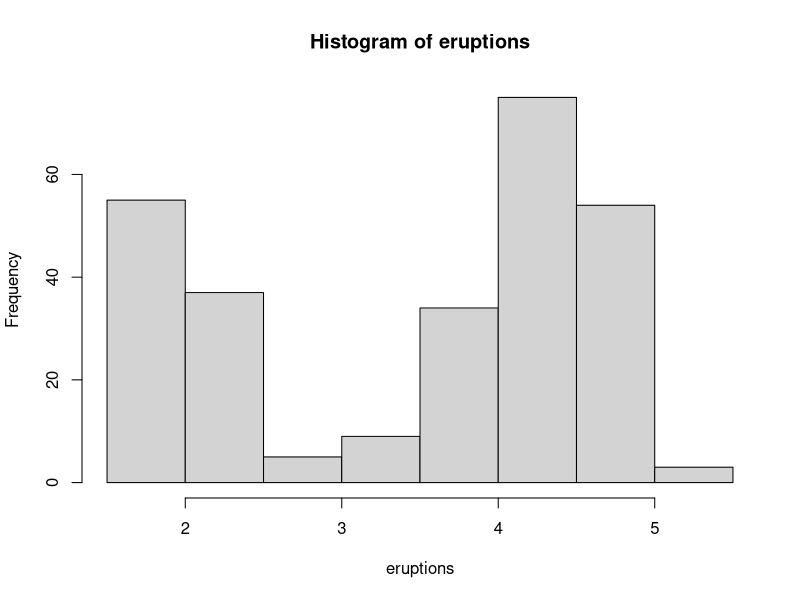
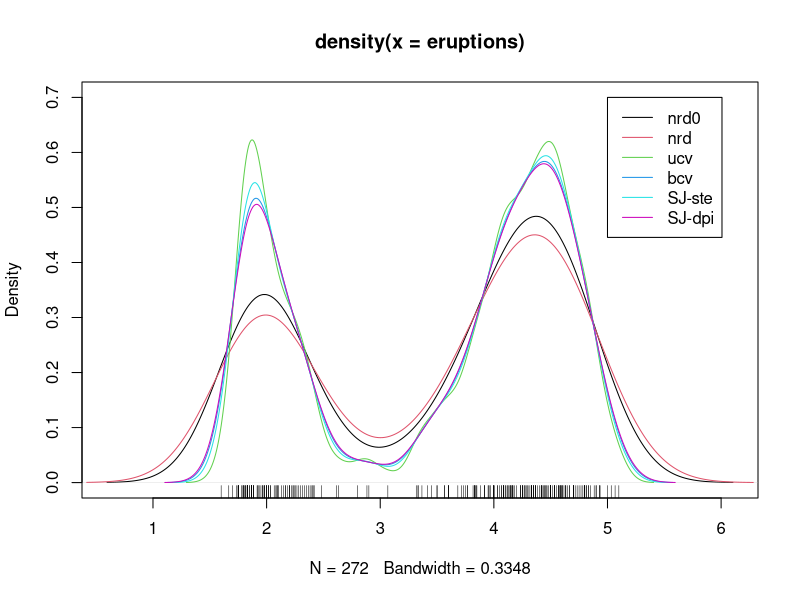
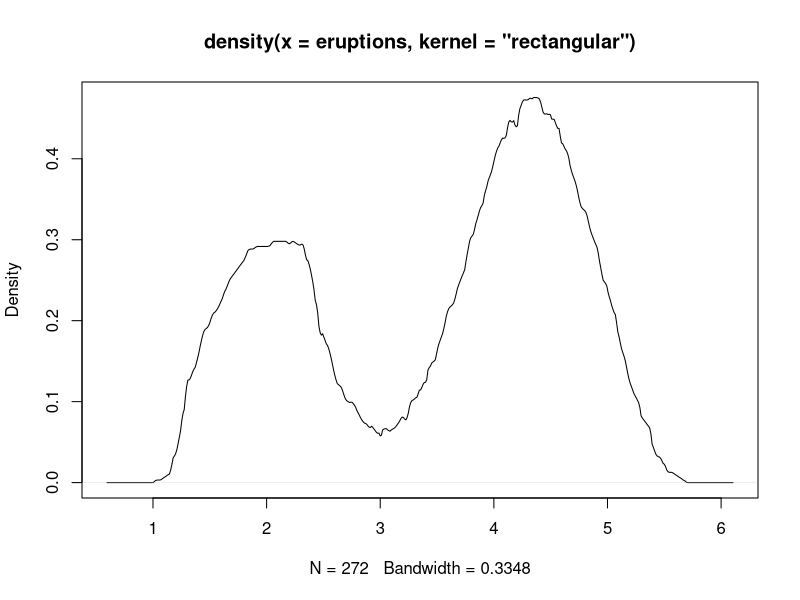
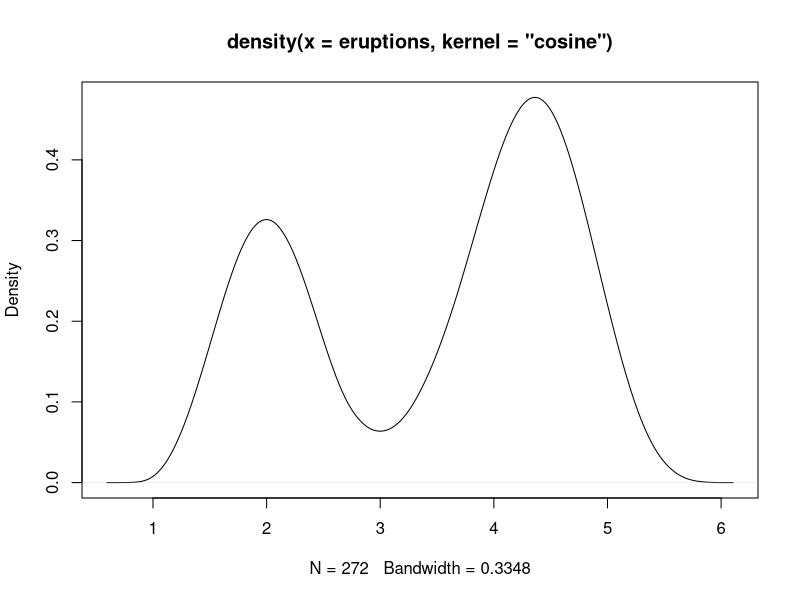
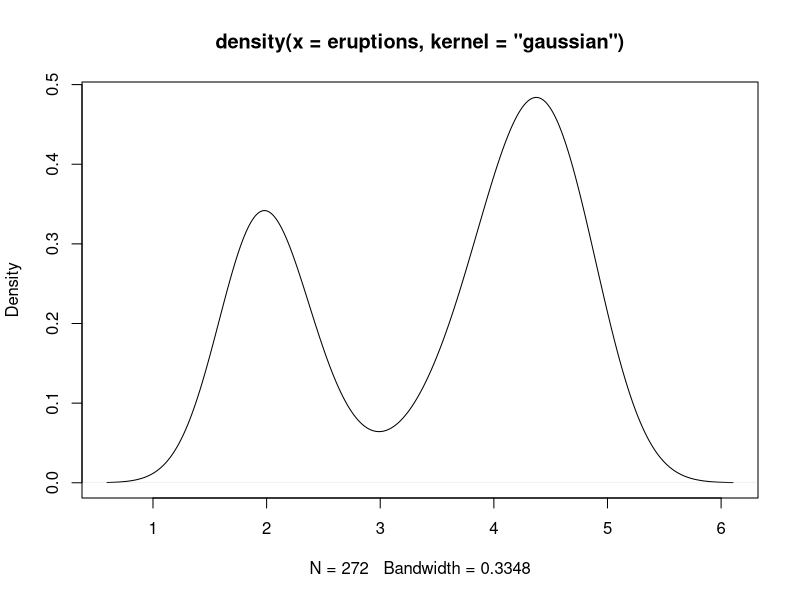

The R script that drew these images, in order:
help("hist")
help(faithful) 
attach(faithful)
hist(eruptions,)
print(temp <- density(eruptions))
plot(density(eruptions), ylim=c(0,.7))
rug(eruptions)
lines(density(eruptions, bw="nrd"), col=2)
lines(density(eruptions, bw="ucv"), col=3)
lines(density(eruptions, bw="bcv"), col=4)
lines(density(eruptions, bw="SJ-ste"), col=5)
lines(density(eruptions, bw="SJ-dpi"), col=6)
legend(5,0.7,legend=c("nrd0", "nrd", "ucv", "bcv", "SJ-ste","SJ-dpi"), col=1:6, lty=1)
help(density)
plot(density(eruptions, kernel="rectangular"))
plot(density(eruptions, kernel="cosine"))
plot(density(eruptions, kernel="gaussian"))



